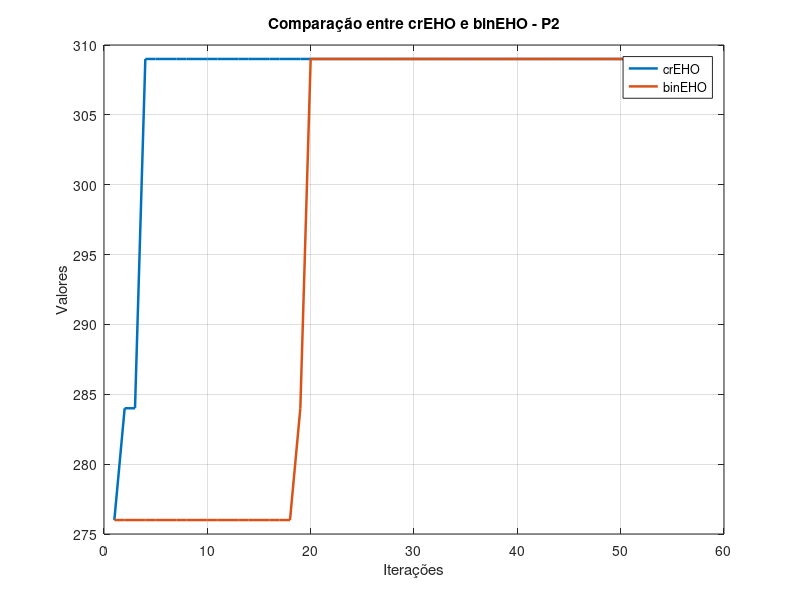

Reproduce this figure in MATLAB.
%%%%%%%%%%%%%%%%%%%%%%%%%%%%%%%%%%%%%%%%%%%%%%%%%%%%%%%%%%%%%%%%%%%%%%%%%%%
% Nome do Arquivo: GraficoCompara.m
% Descrição: Comparação entre os algoritmos binEHO e crEHO.
%
% Autor: Rafael Henrique da Rosa
% Data: 07/11/2024
% Disciplina: Otimização Combinatória
% Professor: Edgar Manuel Carreño Franco


% OBS: descomentar o problema que se deseja resolver
%%%%%%%%%%%%%%%%%%%%%%%%%%%%%%%%%%%%%%%%%%%%%%%%%%%%%%%%%%%%%%%%%%%%%%%%%%%

clear all;
clc;
close all;
tic;


%% Data

%P1
max_peso=165;
peso=[23 31 29 44 53 38 63 85 89 82];
custo=[92 57 49 68 60 43 67 84 87 72];
otimo = 309;

%P2
% max_peso=750;
% peso=[ 70 73 77 80 82 87 90 94 98 106 110 113 115 118 120];
% custo=[135 139 149 150 156 163 173 184 192 201 210 214 221 229 240];
% otimo = 1458;

%P3
%max_peso =6404180;
%peso=[ 382745 799601 909247 729069 467902 44328 34610 698150 823460 903959 853665 551830 610856 670702 488960 951111 323046 446298 931161 31385 496951 264724 224916 169684];
%custo=[825594 1677009 1676628 1523970 943972 97426 69666 1296457 1679693 1902996 1844992 1049289 1252836 1319836 953277 2067538  675367 853655 1826027 65731 901489 577243 466257 369261];
%otimo=[1 1 0 1 1 1 0 0 0 1 1 0 1 0 0 1 0 0 0 0 0 1 1 1]; 13.549.094
%otimo = 13549094;


%% Parâmetros Comuns
n_cla = 1; % Número de clãs (grupos de soluções)
n_individuos = 15; % Número de indivíduos em cada clã
max_geracoes = 50; % Número máximo de gerações


%% Parâmetros binEHO
DR = 0.2;

%% Parâmetros crEHO
alpha = 0.25; % Parâmetro de ajuste para a atualização das posições
beta = 0.4;  % Parâmetro de ajuste para a atualização das posições


%%%%%%%%%%%%%%%%%%%%%%%%%%%%%%%%%%%%%%%%%%%%%%%%%%%%%%%%%%%%%%%%%%%%%%%%%%%
%INICIA O ALGORITMO binEHO

%% Inicialização
dim = size(peso, 2); % Dimensão do problema (número de itens)
DCount = ceil(DR*dim);
%disp(DR);
top = 0;

    % Geração inicial aleatória de soluções (números entre 0 e 1)
    X = rand(n_cla * n_individuos, dim);
    % Arredondamento para 0 ou 1 (soluções binárias)
    Y = round(X);
    XXXX = Y;
    %% Inicialização das soluções
    for i = 1:n_cla % Itera sobre cada clã
        for j = 1:n_individuos % Itera sobre cada elefante (solução) do clã
            % Calcula o peso total da solução
            peso_solucao(i,j) = sum(Y((i-1)*n_individuos+j, :) .* peso);
            % Calcula o custo total da solução
            valor_solucao(i,j) = sum(Y((i-1)*n_individuos+j, :) .* custo);

            % Se o peso excede o limite, ajusta a solução
            while peso_solucao(i,j) > max_peso
                itens_selecionados = find(Y((i-1)*n_individuos+j, :) == 1); % Itens na solução
                item_aleatorio = ceil(rand * length(itens_selecionados)); % Seleciona item aleatório
                % Remove o item escolhido diretamente na matriz Y
                Y((i-1)*n_individuos+j, itens_selecionados(item_aleatorio)) = 0;
                % Recalcula o peso e o valor da solução ajustada
                peso_solucao(i,j) = sum(Y((i-1)*n_individuos+j, :) .* peso);
                valor_solucao(i,j) = sum(Y((i-1)*n_individuos+j, :) .* custo);
            end
            % Fitness é igual ao valor total da solução
            aptidao(i,j) = sum(Y((i-1)*n_individuos+j, :) .* custo);
        end
        % A melhor solução do clã (matriarca) é a de maior fitness
        melhor = find(aptidao(i, :) == max(aptidao(i, :)));
        matriarca(i, :) = Y((i-1)*n_individuos + melhor(1), :); % Atualiza matriarca
        fitness_matriarca(i) = max(aptidao(i, :)); % Fitness da matriarca

    end

    %% Otimização
    melhor_geral(1) = max(fitness_matriarca); % Armazena a melhor solução
    t = 0; % Contador de gerações

    while t < max_geracoes

        % Atualiza as posições dos elefantes em cada clã
        for i = 1:n_cla

            e = matriarca(i, :);
            for j = 1:n_individuos
                if Y((i-1)*n_individuos+j, :) == round(matriarca(i, :)) %se for a matriarca
                    l = randi([1, dim]);
                    Y(j,l) = ~Y(j,l);
                else % se nao for a matriarca
                    Dimensionpool =   randi([1, dim], 1, DCount);
                    for k = 1:length(Dimensionpool)
                        Y(j,Dimensionpool(k)) = matriarca(i,Dimensionpool(k));
                    end
                end

                % Recalcula o peso e o valor das soluções
                peso_solucao(i, j) = sum(Y((i-1)*n_individuos+j, :) .* peso);
                valor_solucao(i, j) = sum(Y((i-1)*n_individuos+j, :) .* custo);

                % Se o peso excede o limite, ajusta a solução
                while peso_solucao(i,j) > max_peso
                    itens_selecionados = find(Y((i-1)*n_individuos+j, :) == 1); % Itens na solução
                    item_aleatorio = ceil(rand * length(itens_selecionados)); % Seleciona item aleatório
                    % Remove o item escolhido diretamente na matriz Y
                    Y((i-1)*n_individuos+j, itens_selecionados(item_aleatorio)) = 0;
                    % Recalcula o peso e o valor da solução ajustada
                    peso_solucao(i,j) = sum(Y((i-1)*n_individuos+j, :) .* peso);
                    valor_solucao(i,j) = sum(Y((i-1)*n_individuos+j, :) .* custo);
                end
                % Fitness é igual ao valor total da solução
                aptidao(i,j) = sum(Y((i-1)*n_individuos+j, :) .* custo);
            end

            % Substitui as piores soluções do clã
            pior = find(aptidao(i, :) == min(aptidao(i, :)));
            if length(pior) == n_individuos
                pior = ceil(0.75 * n_individuos):n_individuos;
            end

            Y((i-1)*n_individuos+pior, :) = randi([0, 1], length(pior), dim);
            % Ajusta as novas soluções geradas
            for k = 1:length(pior)

                % Recalcula o peso e o valor das soluções
                peso_solucao(i, pior(k)) = sum(Y((i-1)*n_individuos+pior(k), :) .* peso);
                valor_solucao(i, pior(k)) = sum(Y((i-1)*n_individuos+pior(k), :) .* custo);

                % Se o peso excede o limite, ajusta a solução
                while peso_solucao(i, pior(k)) > max_peso
                    itens_selecionados = find(Y((i-1)*n_individuos+pior(k), :) == 1);
                    item_aleatorio = ceil(rand * length(itens_selecionados));
                    Y((i-1)*n_individuos+pior(k), itens_selecionados(item_aleatorio)) = 0;
                    peso_solucao(i, pior(k)) = sum(Y((i-1)*n_individuos+pior(k), :) .* peso);
                    valor_solucao(i, pior(k)) = sum(Y((i-1)*n_individuos+pior(k), :) .* custo);
                end

                % Atualiza a aptidão da solução ajustada
                aptidao(i, pior(k)) = valor_solucao(i, pior(k));
            end

            pior = find(aptidao(i, :) == min(aptidao(i, :)));
            pior = pior(1);
            Y((i-1)*n_individuos+pior, :) = e;

            % Atualiza a matriarca se houver uma nova melhor solução no clã
            if max(aptidao(i, :)) > fitness_matriarca(i)
                melhor = find(aptidao(i, :) == max(aptidao(i, :)));
                matriarca(i, :) = Y((i-1)*n_individuos + melhor(1), :); % Atualiza matriarca
                fitness_matriarca(i) = max(aptidao(i, :)); % Fitness da matriarca

            end
        end

        % Armazena a melhor solução da geração
        melhor_geral(t+2) = max(fitness_matriarca);

        % Próxima geração
        t = t + 1;
    end

    % Exibe a melhor solução final
    melhor = find(fitness_matriarca == max(fitness_matriarca));
    solucao_final = round(matriarca(melhor(1), :)); % A solução final encontrada
    custo_final = sum(solucao_final .* custo);
    top= top + custo_final;


% Exibe a melhor solução final
melhor = find(fitness_matriarca == max(fitness_matriarca));
solucao_final = round(matriarca(melhor(1), :)); % A solução final encontrada
custo_final = sum(solucao_final .* custo)
toc; % Tempo de execução

%limpa todas as variáveis que não sao o resultado do primeiro algoritmo e
%os dados do problema
graficobin = melhor_geral;
clearvars -except graficobin XXXX max_peso peso custo otimo n_cla n_individuos alpha beta max_geracoes

%%%%%%%%%%%%%%%%%%%%%%%%%%%%%%%%%%%%%%%%%%%%%%%%%%%%%%%%%%%%%%%%%%%%%%%%%%%%%%%%%%%%%%%%%%%%%%%%%%%%%%%%%%%%%%%%%%%%%%%%%%

%%%%%%%%%%%%%%%%%%%%%%%%%%%%%%%%%%%%%%%%%%%%%%%%%%%%%%%%%%%%%%%%%%%%%%%%%%%
%INICIA O ALGORITMO crEHO
tic;

%% Inicialização
dim = size(peso, 2); % Dimensão do problema (número de itens)

% Geração inicial aleatória de soluções (números entre 0 e 1)
X = rand(n_cla * n_individuos, dim); 
% Arredondamento para 0 ou 1 (soluções binárias)
Y = round(X); 
Y = XXXX;
%% Inicialização das soluções
for i = 1:n_cla % Itera sobre cada clã
    for j = 1:n_individuos % Itera sobre cada elefante (solução) do clã
        % Calcula o peso total da solução
        peso_solucao(i,j) = sum(Y((i-1)*n_individuos+j, :) .* peso); 
        % Calcula o custo total da solução
        valor_solucao(i,j) = sum(Y((i-1)*n_individuos+j, :) .* custo); 
        
        % Se o peso excede o limite, ajusta a solução
        while peso_solucao(i,j) > max_peso
            itens_selecionados = find(Y((i-1)*n_individuos+j, :) == 1); % Itens na solução
            item_aleatorio = ceil(rand * length(itens_selecionados)); % Seleciona item aleatório
            % Remove o item escolhido
            X((i-1)*n_individuos+j, itens_selecionados(item_aleatorio)) = X((i-1)*n_individuos+j, itens_selecionados(item_aleatorio)) / 2;
            Y((i-1)*n_individuos+j, :) = round(X((i-1)*n_individuos+j, :)); % Arredonda
            % Recalcula o peso e o valor da solução ajustada
            peso_solucao(i,j) = sum(Y((i-1)*n_individuos+j, :) .* peso);
            valor_solucao(i,j) = sum(Y((i-1)*n_individuos+j, :) .* custo);
        end
        
        % Fitness é igual ao valor total da solução
        aptidao(i,j) = valor_solucao(i,j); 
    end
    % A melhor solução do clã (matriarca) é a de maior fitness
    melhor = find(aptidao(i, :) == max(aptidao(i, :))); 
    matriarca(i, :) = X((i-1)*n_individuos + melhor(1), :); % Atualiza matriarca
    fitness_matriarca(i) = max(aptidao(i, :)); % Fitness da matriarca
end

%% Otimização
melhor_geral(1) = max(fitness_matriarca); % Armazena a melhor solução
t = 0; % Contador de gerações

while t < max_geracoes
    % Atualiza as posições dos elefantes em cada clã
    for i = 1:n_cla
        elite = matriarca(i, :);
        % Calcula o centro do clã (média das posições)
        centro_cla = sum(X((i-1)*n_individuos+(1:n_individuos), :)) / n_individuos;
        
        % Atualiza as posições dos elefantes em direção à matriarca
        X((i-1)*n_individuos+(1:n_individuos), :) = X((i-1)*n_individuos+(1:n_individuos), :) + alpha * (repmat(matriarca(i, :), n_individuos, 1) - X((i-1)*n_individuos+(1:n_individuos), :)) .* rand(n_individuos, dim);
        
        % Ajusta a posição dos elefantes
        for j = 1:n_individuos
            if Y((i-1)*n_individuos+j, :) == round(matriarca(i, :))
                % Atualiza baseado no centro do clã
                X((i-1)*n_individuos+j, :) = X((i-1)*n_individuos+j, :) + beta * centro_cla .* rand(1, dim);
            end
            % Normaliza a posição dos elefantes
            if min(X((i-1)*n_individuos+j, :)) < 0
                X((i-1)*n_individuos+j, :) = (X((i-1)*n_individuos+j, :) - min(X((i-1)*n_individuos+j, :))) / (max(X((i-1)*n_individuos+j, :)) - min(X((i-1)*n_individuos+j, :)));
            else
                X((i-1)*n_individuos+j, :) = X((i-1)*n_individuos+j, :) / max(X((i-1)*n_individuos+j, :));
            end
            Y((i-1)*n_individuos+j, :) = round(X((i-1)*n_individuos+j, :)); % Arredonda as soluções
            
            % Recalcula o peso e o valor das soluções
            peso_solucao(i, j) = sum(Y((i-1)*n_individuos+j, :) .* peso);
            valor_solucao(i, j) = sum(Y((i-1)*n_individuos+j, :) .* custo);
            
            % Se o peso excede o limite, ajusta a solução
            while peso_solucao(i, j) > max_peso
                itens_selecionados = find(Y((i-1)*n_individuos+j, :) == 1);
                item_aleatorio = ceil(rand * length(itens_selecionados));
                X((i-1)*n_individuos+j, itens_selecionados(item_aleatorio)) = X((i-1)*n_individuos+j, itens_selecionados(item_aleatorio)) / 2;
                Y((i-1)*n_individuos+j, :) = round(X((i-1)*n_individuos+j, :));
                peso_solucao(i, j) = sum(Y((i-1)*n_individuos+j, :) .* peso);
                valor_solucao(i, j) = sum(Y((i-1)*n_individuos+j, :) .* custo);
            end
            aptidao(i, j) = valor_solucao(i, j); % Atualiza a aptidão da solução
        end
        
        % Substitui as piores soluções do clã
        pior = find(aptidao(i, :) == min(aptidao(i, :)));
        if length(pior) == n_individuos
            pior = ceil(0.75 * n_individuos):n_individuos;
        end
        X((i-1)*n_individuos+pior, :) = repmat(min(X((i-1)*n_individuos+(1:n_individuos), :)),length(pior), 1) + repmat((max(X((i-1)*n_individuos+(1:n_individuos), :)) - min(X((i-1)*n_individuos+(1:n_individuos), :))) + 1,length(pior), 1) .* rand(length(pior), dim);
        
        % Ajusta as novas soluções geradas
        for k = 1:length(pior)
            if min(X((i-1)*n_individuos+pior(k), :)) < 0
                X((i-1)*n_individuos+pior(k), :) = (X((i-1)*n_individuos+pior(k), :) - min(X((i-1)*n_individuos+pior(k), :))) / (max(X((i-1)*n_individuos+pior(k), :)) - min(X((i-1)*n_individuos+pior(k), :)));
            else
                X((i-1)*n_individuos+pior(k), :) = X((i-1)*n_individuos+pior(k), :) / max(X((i-1)*n_individuos+pior(k), :));
            end
            Y((i-1)*n_individuos+pior(k), :) = round(X((i-1)*n_individuos+pior(k), :)); % Arredonda as novas soluções

            % Recalcula o peso e o valor das soluções
            peso_solucao(i, pior(k)) = sum(Y((i-1)*n_individuos+pior(k), :) .* peso);
            valor_solucao(i, pior(k)) = sum(Y((i-1)*n_individuos+pior(k), :) .* custo);
            
            % Se o peso excede o limite, ajusta a solução
            while peso_solucao(i, pior(k)) > max_peso
                itens_selecionados = find(Y((i-1)*n_individuos+pior(k), :) == 1);
                item_aleatorio = ceil(rand * length(itens_selecionados));
                X((i-1)*n_individuos+pior(k), itens_selecionados(item_aleatorio)) = X((i-1)*n_individuos+pior(k), itens_selecionados(item_aleatorio)) / 2;
                Y((i-1)*n_individuos+pior(k), :) = round(X((i-1)*n_individuos+pior(k), :));
                peso_solucao(i, pior(k)) = sum(Y((i-1)*n_individuos+pior(k), :) .* peso);
                valor_solucao(i, pior(k)) = sum(Y((i-1)*n_individuos+pior(k), :) .* custo);
            end
            
            % Atualiza a aptidão da solução ajustada
            aptidao(i, pior(k)) = valor_solucao(i, pior(k));
        end
                    %elitismo

            pior = find(aptidao(i, :) == min(aptidao(i, :)));
            pior = pior(1);
            Y((i-1)*n_individuos+pior, :) = elite;


        % Atualiza a matriarca se houver uma nova melhor solução no clã
        if max(aptidao(i, :)) > fitness_matriarca(i)
            melhor = find(aptidao(i, :) == max(aptidao(i, :)));
            matriarca(i, :) = X((i-1)*n_individuos + melhor(1), :);
            fitness_matriarca(i) = max(aptidao(i, :));
        end
    end

    % Armazena a melhor solução da geração
    melhor_geral(t+2) = max(fitness_matriarca);

    % Próxima geração
    t = t + 1;
end

% Exibe a melhor solução final
melhor = find(fitness_matriarca == max(fitness_matriarca));
solucao_final = round(matriarca(melhor(1), :)); % A solução final encontrada
custo_final = sum(solucao_final .* custo)
toc; % Tempo de execução



figure; % Cria uma nova figura
plot(melhor_geral, 'LineWidth', 1.8, 'DisplayName', 'crEHO'); % Plota a primeira linha
hold on; % Mantém o gráfico para adicionar outra linha
plot(graficobin, 'LineWidth', 1.8, 'DisplayName', 'binEHO'); % Plota a segunda linha

% Configurações do gráfico
xlabel('Iterações'); % Rótulo do eixo X
ylabel('Valores'); % Rótulo do eixo Y
title('Comparação entre crEHO e binEHO - P2'); % Título do gráfico
legend; % Adiciona uma legenda para identificar as linhas
grid on; % Adiciona uma grade ao gráfico para facilitar a leitura
